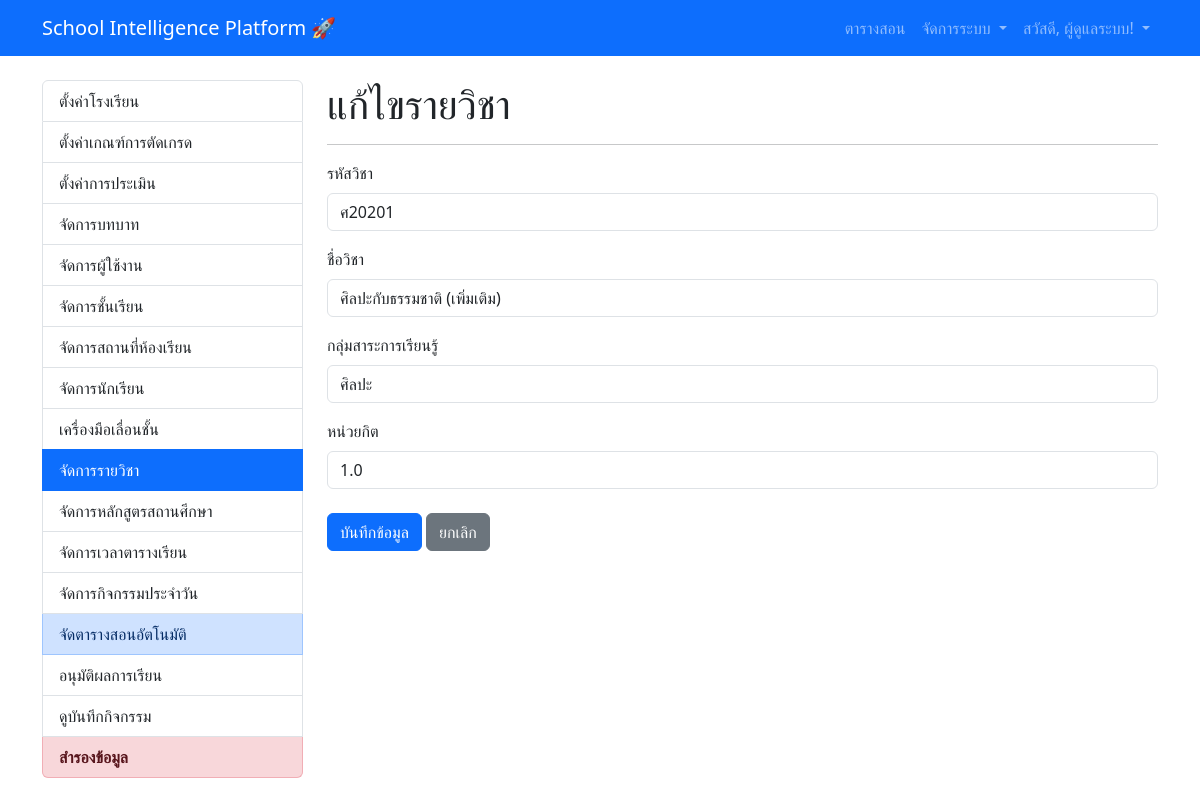
Page /admin/subjects/edit/1 (signed in) on the committed database.
### V1.0/app/models.py (models this page shows, shortened)
class User(UserMixin, db.Model):
    id = db.Column(db.Integer, primary_key=True)
    username = db.Column(db.String(64), index=True, unique=True)
    password_hash = db.Column(db.String(256))
    full_name = db.Column(db.String(120))
    status = db.Column(db.String(50), default='Active')
    department = db.Column(db.String(120), index=True)
    max_periods_per_day = db.Column(db.Integer)
    max_periods_per_week = db.Column(db.Integer)
    roles = db.relationship('Role', secondary=user_roles, lazy='subquery',
                            backref=db.backref('users', lazy=True))
    activity_logs = db.relationship('ActivityLog', backref='user', lazy='dynamic')
    courses_taught = db.relationship('Course', backref='teacher', lazy='dynamic')
    advised_class_groups = db.relationship('ClassGroup', secondary=class_group_advisors, back_populates='advisors')

class Subject(db.Model):
    id = db.Column(db.Integer, primary_key=True)
    subject_code = db.Column(db.String(20), unique=True, index=True)
    name = db.Column(db.String(120))
    department = db.Column(db.String(120))
    default_credits = db.Column(db.Float, default=1.0)
    subject_type = db.Column(db.String(50)) # เช่น 'คำนวณ', 'บรรยาย', 'ปฏิบัติ', 'กิจกรรม'
    time_preference = db.Column(db.String(50)) # เช่น 'ตอนเช้า', 'ตอนบ่าย', 'ไม่มี'
    required_room_type = db.Column(db.String(50), nullable=True) # เช่น 'ห้องแล็บ', 'ห้องคอมพิวเตอร์'
    courses = db.relationship('Course', back_populates='subject', lazy='dynamic')
    curriculum_entries = db.relationship('Curriculum', back_populates='subject', lazy='dynamic')
    learning_units = db.relationship('LearningUnit', backref='subject', lazy='dynamic', cascade="all, delete-orphan")
    exams = db.relationship('Exam', backref='subject', lazy='dynamic', cascade="all, delete-orphan")

### V1.0/app/admin/routes.py (the view, shortened to what this page needs)
@bp.route('/subjects/edit/<int:id>', methods=['GET', 'POST'])
@login_required
@admin_required
def edit_subject(id):
    subject = Subject.query.get_or_404(id)
    form = SubjectForm(obj=subject)
    return render_template('admin/subject_form.html', title='แก้ไขรายวิชา', form=form)

### V1.0/app/forms.py
class SubjectForm(FlaskForm):
    subject_code = StringField('รหัสวิชา', validators=[DataRequired()])
    name = StringField('ชื่อวิชา', validators=[DataRequired()])
    department = StringField('กลุ่มสาระการเรียนรู้', validators=[DataRequired()])
    default_credits = FloatField('หน่วยกิต', validators=[DataRequired(), NumberRange(min=0.5, max=5.0)])
    required_room_type = SelectField('ประเภทห้องที่ต้องการ', choices=[
        ('', '- ไม่จำเป็นต้องใช้ห้องพิเศษ -'),
        ('ห้องปฏิบัติการวิทยาศาสตร์', 'ห้องปฏิบัติการวิทยาศาสตร์'),
        ('ห้องคอมพิวเตอร์', 'ห้องคอมพิวเตอร์'),
        ('ห้องดนตรี', 'ห้องดนตรี'),
        ('ห้องศิลปะ', 'ห้องศิลปะ')
    ], validators=[Optional()])
    submit = SubmitField('บันทึกข้อมูล')

### V1.0/app/templates/admin/subject_form.html (shortened to what this page needs)
{% extends "base.html" %}
{% block content %}
<div class="row">
    <div class="col-md-3">
        {% include 'admin/_admin_menu.html' %}
    </div>
    <div class="col-md-9">
        <h1>{{ title }}</h1>
        <hr>
        <form method="POST">
            <div class="mb-3">
                {{ form.subject_code.label(class="form-label") }}
                {{ form.subject_code(class="form-control") }}
            </div>
            <div class="mb-3">
                {{ form.name.label(class="form-label") }}
                {{ form.name(class="form-control") }}
            </div>
            <div class="mb-3">
                {{ form.department.label(class="form-label") }}
                {{ form.department(class="form-control") }}
            </div>
            <div class="mb-3">
                {{ form.default_credits.label(class="form-label") }}
                {{ form.default_credits(class="form-control") }}
            </div>
            <div class="mt-4">
                {{ form.submit(class="btn btn-primary") }}
                <a href="{{ url_for('admin.manage_subjects') }}" class="btn btn-secondary">ยกเลิก</a>
            </div>
        </form>
    </div>
</div>
{% endblock %}

### V1.0/app/templates/base.html (shortened to what this page needs)
<!doctype html>
<html lang="th">
<head>
    <link href="https://cdn.jsdelivr.net/npm/bootstrap@5.3.3/dist/css/bootstrap.min.css" rel="stylesheet">
</head>
<body>
    <nav class="navbar navbar-expand-lg navbar-dark bg-primary">
        <div class="container">
            <a class="navbar-brand" href="{{ url_for('main.index') }}">School Intelligence Platform 🚀</a>
            <div class="collapse navbar-collapse" id="navbarNav">
<ul class="navbar-nav ms-auto">
    {% if current_user.is_anonymous %}
        <li class="nav-item"><a class="nav-link" href="{{ url_for('auth.login') }}">เข้าสู่ระบบ</a></li>
    {% else %}
        {% if not current_user.is_anonymous %}
        <li class="nav-item">
            <a class="nav-link" href="{{ url_for('main.view_timetable') }}">
                 ตารางสอน
            </a>
        </li>
        {% endif %}
{% if 'admin' in current_user.roles|map(attribute='key') %}
<li class="nav-item dropdown">
    <a class="nav-link dropdown-toggle" href="#" id="adminDropdown" role="button" data-bs-toggle="dropdown" aria-expanded="false">
         จัดการระบบ
    </a>
</li>
{% endif %}
        <li class="nav-item dropdown">
            <a class="nav-link dropdown-toggle" href="#" id="userDropdown" role="button" data-bs-toggle="dropdown" aria-expanded="false">
                สวัสดี, {{ current_user.full_name }}!
            </a>
        </li>
    {% endif %}
</ul>
            </div>
        </div>
    </nav>
    <main class="container mt-4">
        {% block content %}{% endblock %}
    </main>
</body>
</html>

### rows in the picture
User: full_name "ผู้ดูแลระบบ"
Subject: subject_code "ศ20201", name "ศิลปะกับธรรมชาติ (เพิ่มเติม)", department "ศิลปะ", default_credits "1.0"

### other values in the picture
{{ title }} "แก้ไขรายวิชา"
